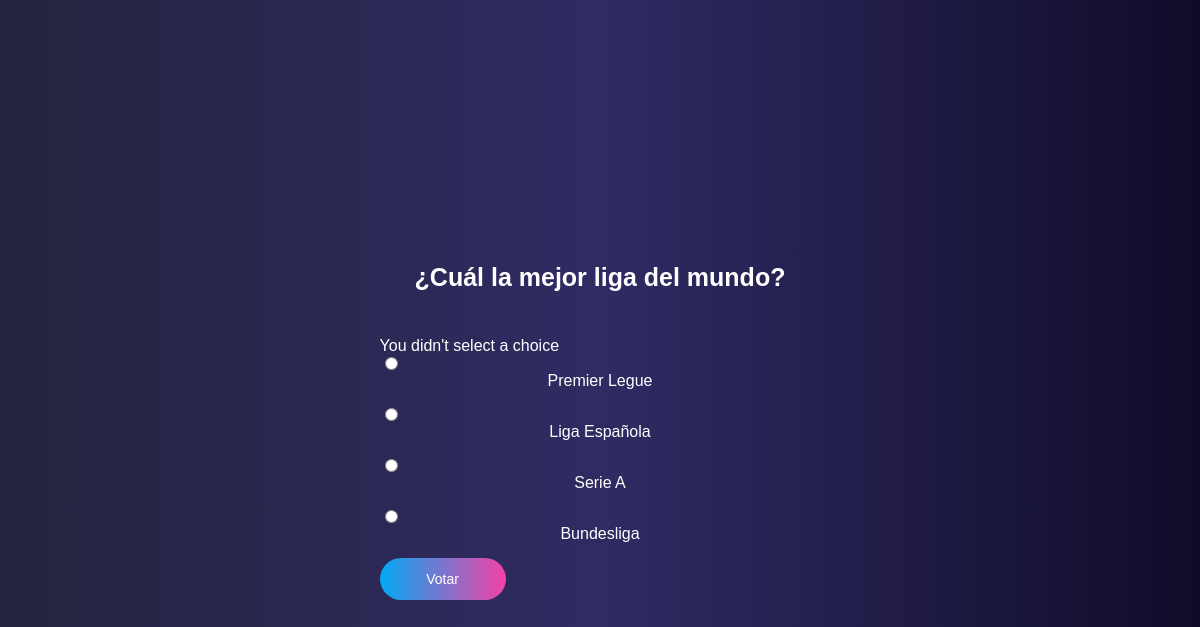
/polls/3/vote/, run on the app's committed database.
### polls/models.py (models this page shows, shortened)
class Question(models.Model):
  question_text = models.CharField(max_length=250)
  pub_date = models.DateTimeField("Data published")

class Choice(models.Model):
  question = models.ForeignKey(Question, on_delete=models.CASCADE)
  choice_text = models.CharField(max_length=250)
  votes = models.IntegerField(default=0)

### polls/views.py (the view)
# urls.py: path('<int:question_id>/vote/', views.vote, name='vote'),
def vote(request, question_id):
    question = get_object_or_404(Question, pk=question_id)
    try:
        selected_choice = question.choice_set.get(pk=request.POST["choice"])
    except (KeyError, Choice.DoesNotExist):
        return render(request, "polls/detail.html", {
            'question': question,
            'error_message': "You didn't select a choice"
        })
    else:
        selected_choice.votes += 1
        selected_choice.save()
        return HttpResponseRedirect(reverse("polls:results", args=(question.id,)))

### polls/templates/polls/detail.html (shortened to what this page needs)
{% load static %}
<!DOCTYPE html>
<html lang="en">
<head>
  <link rel="stylesheet" href="{% static 'polls/reset.css' %}">
  <link rel="stylesheet" href="{% static 'polls/style_d.css' %}">
</head>
<body>
  <form action="{% url "polls:vote" question.id%}" method="post">
    <fieldset>
      <legend><h1>{{question.question_text}}</h1></legend>
      {% if error_message %}
        <p><strong>{{error_message}}</strong></p>
      {% endif %}
      {% for choice in question.choice_set.all%}
        <input
            type="radio"
            name="choice"
            id="choice{{forloop.counter}}"
            value="{{choice.id}}"
        >
        <label for="choice{{forloop.counter}}">
          {{choice.choice_text}}
        </label>
        <br>
      {% endfor %}
    </fieldset>
    <input  class="button"  type="submit" value="Votar">
  </form>
</body>
</html>

### polls/static/polls/style_d.css (style rules this page uses)
body { display: flex; align-items: center; justify-content: center; height: 100vh; background: #0f0c29; background: -webkit-linear-gradient(to right, #24243e, #302b63, #0f0c29); background: linear-gradient(to right, #24243e, #302b63, #0f0c29); font-family: Arial, Helvetica, sans-serif; color: white; }
legend { display: flex; align-items: center; justify-content: center; padding: 35px; padding-top: 10px; height: 50px; font-size: 25px; font-weight: 700; }
label { display: flex; align-items: center; justify-content: center; flex-direction: column; }
.button { text-decoration: none; position: absolute; border: none; font-size: 14px; font-family: inherit; color: #fff; width: 9em; height: 3em; line-height: 2em; text-align: center; background: linear-gradient(90deg,#03a9f4,#f441a5,#ffeb3b,#03a9f4); background-size: 300%; border-radius: 30px; z-index: 1; }
.button:before { content: ''; position: absolute; top: -5px; left: -5px; right: -5px; bottom: -5px; z-index: -1; background: linear-gradient(90deg,#03a9f4,#f441a5,#ffeb3b,#03a9f4); background-size: 400%; border-radius: 35px; transition: 1s; }

### data on the page
Question: question_text "¿Cuál la mejor liga del mundo?"
Choice: choice_text "Premier Legue"
Choice: choice_text "Liga Española"
Choice: choice_text "Serie A"
Choice: choice_text "Bundesliga"

### other printed values
{{ error_message }} "You didn't select a choice"
